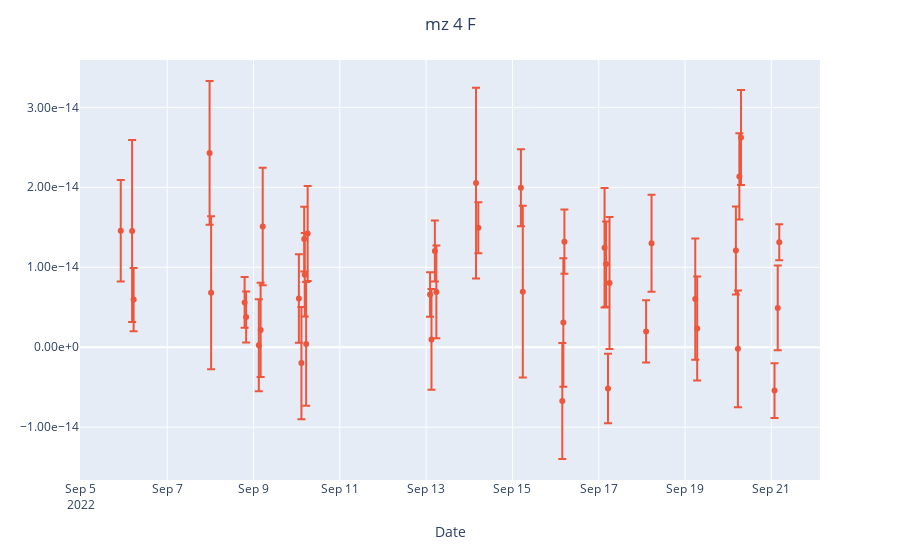

The notebook cell this image was saved under:
### Code cell
fig = px.scatter()
fig.add_scatter(x= full_df['date'], y=full_df['4_F_mean'], mode='markers', error_y=dict(array=full_df['4_F_std']), name='4_F_mean')
fig.update_layout(xaxis_title="Date")
fig.update_layout(title_text='mz 4 F', title_x=0.5)
fig.update_yaxes(tickformat=".2e")
